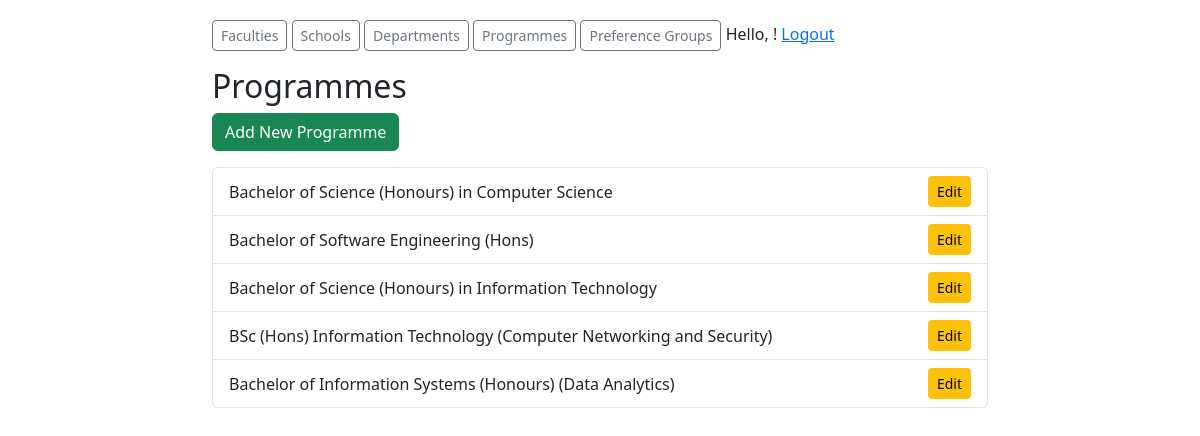
The app's page /academics-admin/programmes/ (signed in) with its own data.
### academics/models.py (models this page shows, shortened)
class Programme(models.Model):
    name = models.CharField(max_length=100)
    department = models.ForeignKey(Department, on_delete=models.CASCADE, related_name='programmes')

### academics/views.py (the view)
# urls.py: path('programmes/', views.ProgrammeListView.as_view(), name='programme_list'),
class ProgrammeListView(CoordinatorRequiredMixin, ListView):
    model = Programme
    template_name = 'academics/programme_list.html'
    context_object_name = 'programmes'

### academics/mixins.py (called while the page is built)
    def test_func(self):
        return self.request.user.is_authenticated and \
               self.request.user.groups.filter(name='Coordinator').exists()

### templates/academics/programme_list.html (shortened to what this page needs)
{% extends "academics/base_academics.html" %}
{% block content %}
    <h2>Programmes</h2>
    <a href="{% url 'academics:programme_add' %}" class="btn btn-success mb-3">Add New Programme</a>
    {% if programmes %}
        <ul class="list-group">
            {% for programme in programmes %}
                <li class="list-group-item d-flex justify-content-between align-items-center">
                    {{ programme.name }}
                    <a href="{% url 'academics:programme_edit' programme.pk %}" class="btn btn-sm btn-warning">Edit</a>
                </li>
            {% endfor %}
        </ul>
    {% else %}
        <p>No programmes found.</p>
    {% endif %}
{% endblock %}

### templates/academics/base_academics.html (style rules this page uses)
body { padding: 20px; }

### records on screen
Programme: name "Bachelor of Science (Honours) in Computer Science"
Programme: name "Bachelor of Software Engineering (Hons)"
Programme: name "Bachelor of Science (Honours) in Information Technology"
Programme: name "BSc (Hons) Information Technology (Computer Networking and Security)"
Programme: name "Bachelor of Information Systems (Honours) (Data Analytics)"
